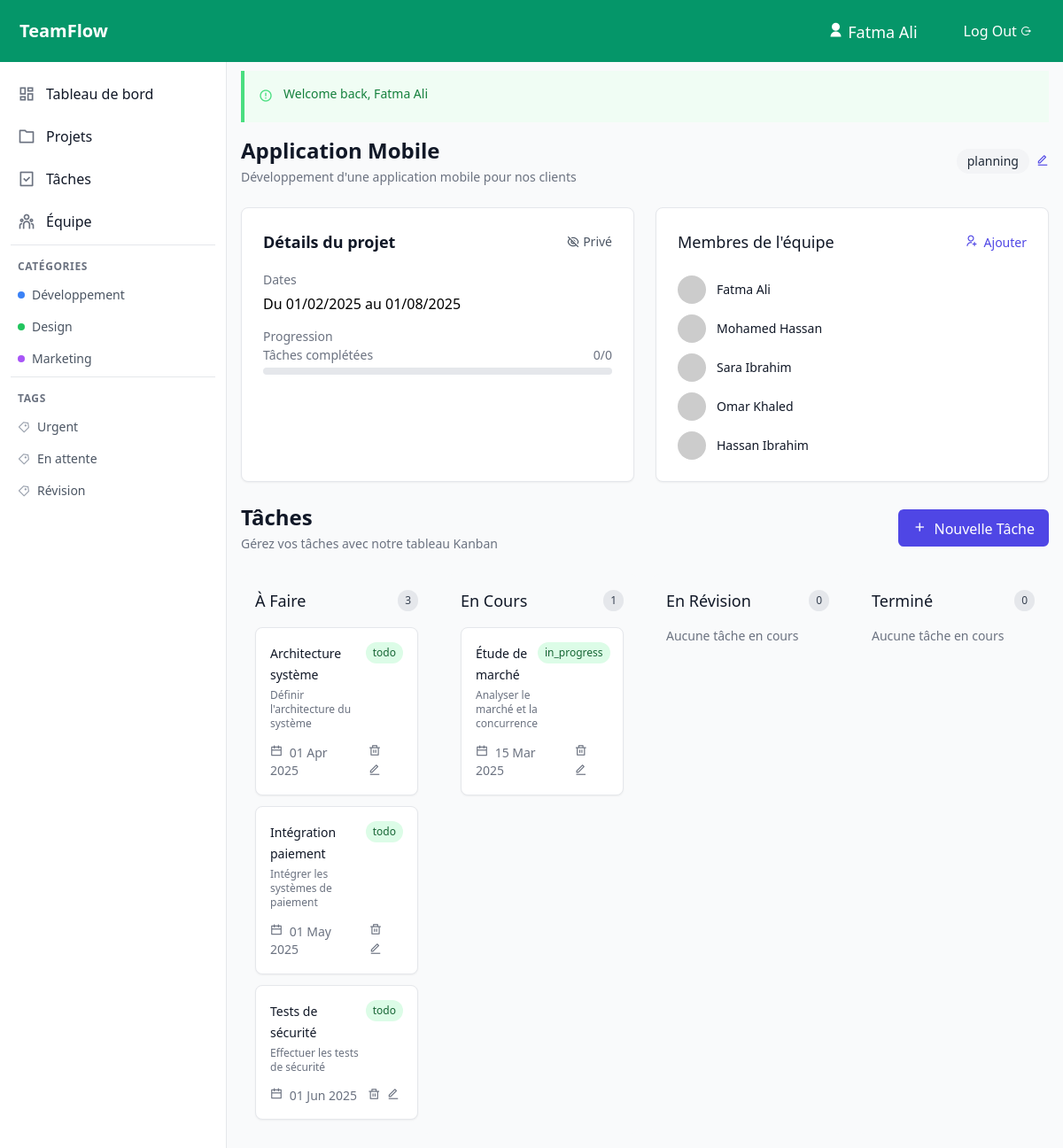
/projects?id=4 (signed in), run on the app's committed database.
### tables this page shows
CREATE TABLE IF NOT EXISTS user_projects (
    user_id INT NOT NULL,
    project_id INT NOT NULL,
    role_name VARCHAR(100) NOT NULL DEFAULT 'membre',
    joined_at DATETIME DEFAULT CURRENT_TIMESTAMP,
    PRIMARY KEY (user_id, project_id),
    FOREIGN KEY (user_id) REFERENCES users(id) ON DELETE CASCADE,
    FOREIGN KEY (role_name) REFERENCES roles(name) ON DELETE CASCADE,
    FOREIGN KEY (project_id) REFERENCES projects(id) ON DELETE CASCADE
);

CREATE TABLE IF NOT EXISTS users (
    id INT NOT NULL AUTO_INCREMENT,
    name VARCHAR(100) NOT NULL,
    email VARCHAR(100) NOT NULL UNIQUE,
    password VARCHAR(255) NOT NULL,
    created_at DATETIME DEFAULT CURRENT_TIMESTAMP,
    PRIMARY KEY (id)
);

CREATE TABLE IF NOT EXISTS tasks (
    id INT NOT NULL AUTO_INCREMENT,
    title VARCHAR(100) NOT NULL,
    description TEXT,
    project_id INT NOT NULL,
    status ENUM('todo', 'in_progress', 'review', 'done') DEFAULT 'todo',
    due_date DATE,
    created_at DATETIME DEFAULT CURRENT_TIMESTAMP,
    PRIMARY KEY (id),
    FOREIGN KEY (project_id) REFERENCES projects(id) ON DELETE CASCADE
);

### views/pages/project_content.php (the view, shortened to what the rows shown need)
<div class="space-y-6">
    <div class="flex justify-between items-center">
        <div>
            <h1 class="text-2xl font-bold text-gray-900"><?= htmlspecialchars($project['name']) ?></h1>
        </div>
    </div>
    <div class="grid grid-cols-1 md:grid-cols-2 gap-6">
        <div class="bg-white rounded-lg border border-gray-200 shadow-sm p-6 space-y-4">
        <div class="flex justify-between items-center mb-4">
                <h2 class="text-lg font-semibold text-gray-900">Détails du projet</h2>
            </div>
        </div>
        <div class="bg-white rounded-lg border border-gray-200 shadow-sm p-6">
            <div class="flex items-center justify-between mb-6">
                <h2 class="text-lg font-medium text-gray-900">Membres de l'équipe</h2>
            </div>
            <div class="space-y-3">
                <?php if (empty($team)): ?>
                    <p class="text-gray-500 text-center py-4">Aucun membre dans l'équipe</p>
                <?php else: ?>
                    <?php foreach ($team as $member): ?>
                        <div class="flex items-center justify-between">
                            <div class="flex items-center space-x-3">
                                <img class="w-8 h-8 rounded-full"
                                    src="https://ui-avatars.com/api/?name=<?= urlencode($member['name']) ?>"
                                    alt="<?= htmlspecialchars($member['name']) ?>">
                                <div>
                                    <p class="text-sm font-medium text-gray-900"><?= htmlspecialchars($member['name']) ?></p>
                                </div>
                            </div>
                        </div>
                    <?php endforeach; ?>
                <?php endif; ?>
            </div>
        </div>
    </div>
    <div class="flex justify-between items-center">
        <div>
            <h1 class="text-2xl font-bold text-gray-900">Tâches</h1>
        </div>
    </div>
    <?php require_once "views/pages/tasks_content.php"; ?>
</div>
</div>

### views/pages/tasks_content.php (shortened to what the rows shown need)
<div class="space-y-6">
    <div class="grid grid-cols-1 md:grid-cols-2 lg:grid-cols-4 gap-4">
        <div class="bg-gray-50 p-4 rounded-lg">
            <div class="space-y-3">
                <?php if(empty($tasks['todo'])):?>
                    <p class="text-sm text-gray-500">Aucune tâche en cours</p>
                <?php else:?>
                    <?php foreach ($tasks['todo'] as $task): ?>
                    <div class="bg-white p-4 rounded-lg shadow-sm border border-gray-200">
                        <div class="flex justify-between items-start mb-3">
                            <div>
                                <a href="#" onclick="showTaskDetails(<?= $task['id'] ?>)" class="text-sm font-medium text-gray-900 hover:text-indigo-600">
                                    <?= htmlspecialchars($task['title']) ?>
                                </a>
                                <p class="text-xs text-gray-500 mt-1"><?=$task['description']?></p>
                            </div>
                            <span class="px-2 py-1 text-xs font-medium rounded-full bg-green-100 text-green-800"><?=$task['status']?></span>
                        </div>
                        <div class="flex items-center justify-between text-sm">
                            <div class="flex items-center justify-between space-x-3 w-full">
                                <span class="text-gray-500">
                                    <i class="ri-calendar-line mr-1"></i>
                                    <?= date('d M Y', strtotime($task['due_date'])); ?>
                                </span>
                                <?php if(isset($project)):?>
                                <div>
                                <button onclick="confirmDelete(<?= $task['id'] ?>)" class="text-gray-500">
                                    <i class="ri-delete-bin-line mr-1"></i>
                                </button >
                                <button onclick="editTask(<?= $task['id'] ?>)" class="text-gray-500">
                                    <i class="ri-edit-line mr-1"></i>
                                </button >
                                </div>
                                <?php else:?>
                                    <button onclick="editStatus(<?= $task['id'] ?>)" class="text-gray-500">
                                       <i class="ri-edit-line mr-1"></i>
                                    </button >
                                <?php endif;?>
                            </div>
                        </div>
                    </div>
                <?php endforeach;?>
               <?php endif;?>
            </div>
        </div>
        <div class="bg-gray-50 p-4 rounded-lg">
            <div class="space-y-3">
            <?php if(empty($tasks['doing'])):?>
                    <p class="text-sm text-gray-500">Aucune tâche en cours</p>
                <?php else:?>
                    <?php foreach ($tasks['doing'] as $task): ?>
                    <div class="bg-white p-4 rounded-lg shadow-sm border border-gray-200">
                        <div class="flex justify-between items-start mb-3">
                            <div>
                                <a href="#" onclick="showTaskDetails(<?= $task['id'] ?>)" class="text-sm font-medium text-gray-900 hover:text-indigo-600">
                                    <?= htmlspecialchars($task['title']) ?>
                                </a>
                                <p class="text-xs text-gray-500 mt-1"><?=$task['description']?></p>
                            </div>
                            <span class="px-2 py-1 text-xs font-medium rounded-full bg-green-100 text-green-800"><?=$task['status']?></span>
                        </div>
                        <div class="flex items-center justify-between text-sm">
                            <div class="flex items-center justify-between space-x-3 w-full">
                                <span class="text-gray-500">
                                    <i class="ri-calendar-line mr-1"></i>
                                    <?= date('d M Y', strtotime($task['due_date'])); ?>
                                </span>
                                <?php if(isset($project)):?>
                                <div>
                                <button onclick="confirmDelete(<?= $task['id'] ?>)" class="text-gray-500">
                                    <i class="ri-delete-bin-line mr-1"></i>
                                </button >
                                <button onclick="editTask(<?= $task['id'] ?>)" class="text-gray-500">
                                    <i class="ri-edit-line mr-1"></i>
                                </button >
                                </div>
                                <?php else:?>
                                    <button onclick="editStatus(<?= $task['id'] ?>)" class="text-gray-500">
                                       <i class="ri-edit-line mr-1"></i>
                                    </button >
                                <?php endif;?>
                            </div>
                        </div>
                    </div>
                <?php endforeach;?>
               <?php endif;?>
            </div>
        </div>
    </div>
</div>

### data on the page
user_projects: user.name "Fatma Ali"
user_projects: user.name "Mohamed Hassan"
user_projects: user.name "Sara Ibrahim"
user_projects: user.name "Omar Khaled"
user_projects: user.name "Hassan Ibrahim"
tasks: title "Architecture système", description "Définir l'architecture du système", status "todo", due_date "01 Apr 2025"
tasks: title "Intégration paiement", description "Intégrer les systèmes de paiement", status "todo", due_date "01 May 2025"
tasks: title "Tests de sécurité", description "Effectuer les tests de sécurité", status "todo", due_date "01 Jun 2025"
tasks: title "Étude de marché", description "Analyser le marché et la concurrence", status "in_progress", due_date "15 Mar 2025"

### other printed values
$_SESSION['user']['name'] "Fatma Ali"
$_SESSION['message'] "Welcome back, Fatma Ali"
$project['name'] "Application Mobile"
$project['description'] "Développement d'une application mobile pour nos clients"
$project['status'] "planning"
date('d/m/Y', strtotime($project['start_date'])) "01/02/2025"
date('d/m/Y', strtotime($project['end_date'])) "01/08/2025"
$stats['completed'] "0"
$stats['total'] "0"
count($tasks['todo']) "3"
count($tasks['doing']) "1"
count($tasks['review']) "0"
count($tasks['done']) "0"
